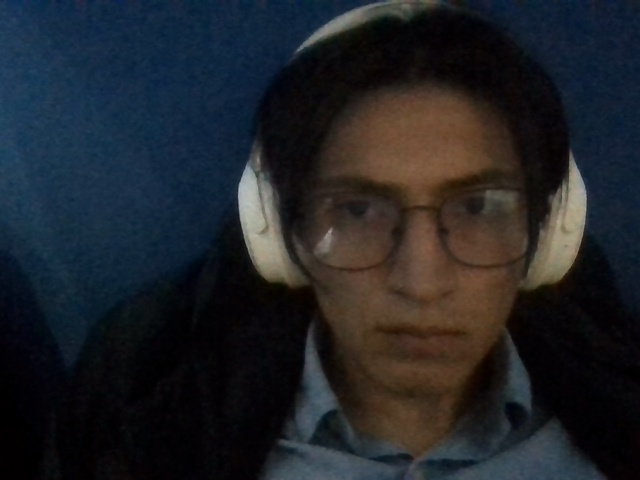
#> input picture data/original/frame_original.jpg, 640 x 480 px
$ python filtros.py
#> lines starting #> are read from the running program, lines starting #| are printed output that depends on the picture; after the words box and inside, x2 and y2 are one past the last pixel; in counts of white or black regions, pixels touching at a corner belong together
import cv2
import numpy as np
from pathlib import Path

# --- Carpetas absolutas ---
ORIGINAL_DIR = Path(r"C:\Users\jgome\Desktop\ArchivosUni\Procesamiento de Imágenes\Detecci-n-Humana-en-cv2\data\original")
FILTRADA_DIR = Path(r"C:\Users\jgome\Desktop\ArchivosUni\Procesamiento de Imágenes\Detecci-n-Humana-en-cv2\data\filtrada")
FILTRADA_DIR.mkdir(parents=True, exist_ok=True)

# --- Archivo de entrada y salida ---
IMG_ORIGINAL = ORIGINAL_DIR / "frame_original.jpg"
IMG_FILTRADA = FILTRADA_DIR / "frame_preprocesado.jpg"

# --- Leer imagen original ---
try:
    with open(str(IMG_ORIGINAL), 'rb') as f:
        file_bytes = np.asarray(bytearray(f.read()), dtype=np.uint8)
        img = cv2.imdecode(file_bytes, cv2.IMREAD_COLOR)
#> img is the input picture: shape (480, 640, 3); mean B, G, R 39.4, 34.7, 32
    if img is None:
        print("Error: No se pudo cargar la imagen original")
        exit()
except Exception as e:
    print("Error al leer la imagen original:", e)
    exit()

print(f"Imagen original cargada correctamente desde {IMG_ORIGINAL}")

# --- Convertir a gris ---
gray = cv2.cvtColor(img, cv2.COLOR_BGR2GRAY)
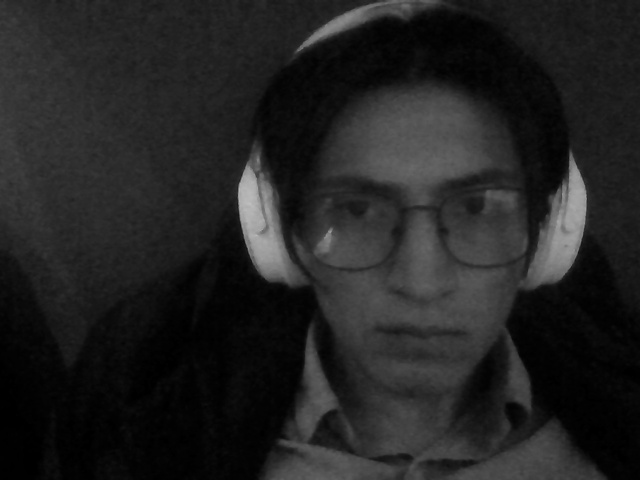
#> gray: shape (480, 640); min 0, max 191, mean 34.4

# --- Equalización adaptativa (CLAHE) ---
clahe = cv2.createCLAHE(clipLimit=2.0, tileGridSize=(8,8))
enhanced = clahe.apply(gray)
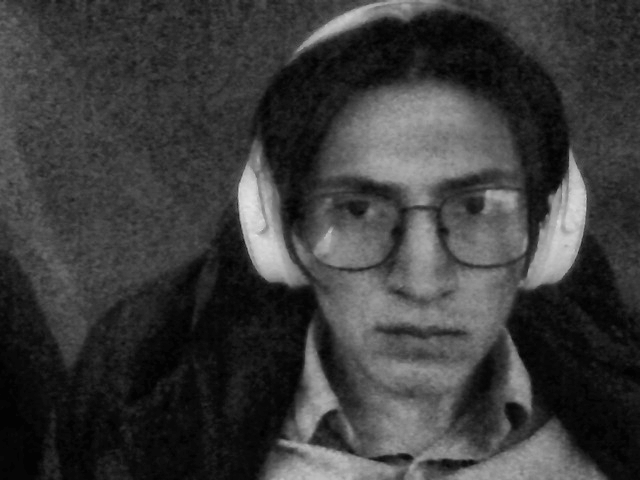
#> enhanced: shape (480, 640); min 1, max 230, mean 59.3

# --- Suavizado ligero para reducir ruido ---
blurred = cv2.GaussianBlur(enhanced, (3,3), 0)

# --- Detección de bordes Canny ---
edges = cv2.Canny(blurred, threshold1=30, threshold2=100)
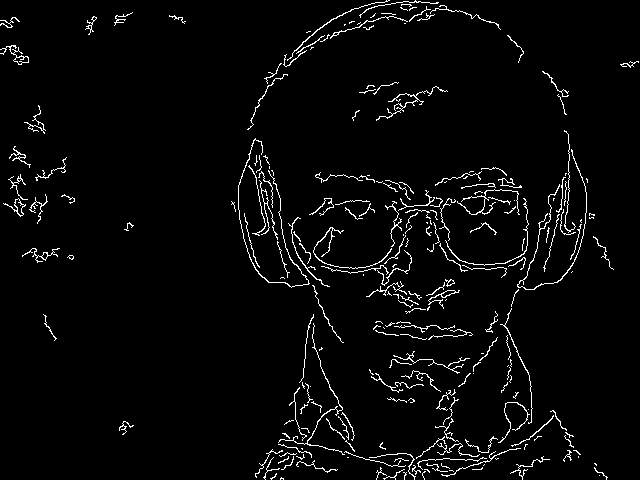
#> edges: shape (480, 640); 3.3% white in thin lines or dots

# --- Morfología para reforzar silueta ---
kernel = cv2.getStructuringElement(cv2.MORPH_ELLIPSE, (3,3))
closed = cv2.morphologyEx(edges, cv2.MORPH_CLOSE, kernel, iterations=2)
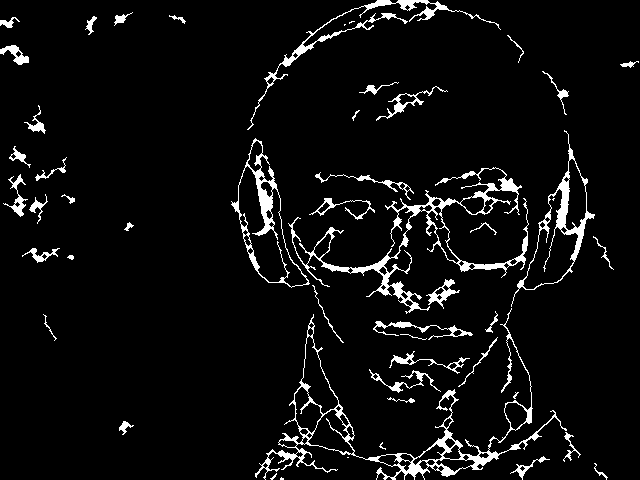
#> closed: shape (480, 640); 5.4% white; 51 white regions (8 under 20 px), largest, box (x1, y1, x2, y2) and area: (255, 308, 567, 480) 3704, (288, 167, 529, 314) 3527, (231, 138, 310, 288) 1458

# --- Inversión opcional para detector Haar/HOG (dependiendo de prueba) ---
# closed = cv2.bitwise_not(closed)

# --- Guardar imagen filtrada ---
try:
    with open(str(IMG_FILTRADA), 'wb') as f:
        _, buf = cv2.imencode('.jpg', closed)
        f.write(buf)
    print(f"Imagen preprocesada guardada correctamente en: {IMG_FILTRADA}")
except Exception as e:
    print("Error al guardar la imagen preprocesada:", e)
    exit()
